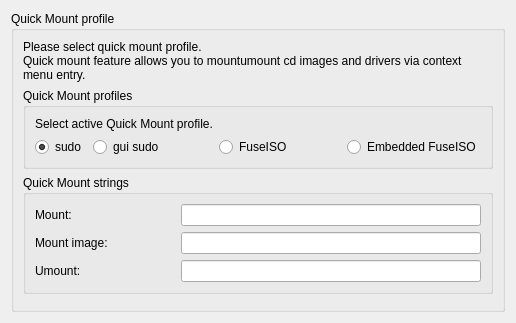
           <widget class="QWidget" name="widgetFirstStartup4" native="true">
            <property name="geometry">
             <rect>
              <x>0</x>
              <y>0</y>
              <width>510</width>
              <height>323</height>
             </rect>
            </property>
            <property name="autoFillBackground">
             <bool>true</bool>
            </property>
            <layout class="QVBoxLayout" name="_56">
             <item>
              <widget class="QGroupBox" name="groupBox_11">
               <property name="autoFillBackground">
                <bool>false</bool>
               </property>
               <property name="title">
                <string>Quick Mount profile </string>
               </property>
               <layout class="QVBoxLayout" name="_57">
                <item>
                 <widget class="QLabel" name="label_6">
                  <property name="sizePolicy">
                   <sizepolicy hsizetype="Preferred" vsizetype="Preferred">
                    <horstretch>0</horstretch>
                    <verstretch>0</verstretch>
                   </sizepolicy>
                  </property>
                  <property name="text">
                   <string>Please select quick mount profile.
Quick mount feature allows you to mountumount cd images and drivers via context menu entry.</string>
                  </property>
                  <property name="wordWrap">
                   <bool>true</bool>
                  </property>
                 </widget>
                </item>
                <item>
                 <widget class="QGroupBox" name="groupBox_16">
                  <property name="title">
                   <string>Quick Mount profiles</string>
                  </property>
                  <layout class="QVBoxLayout" name="verticalLayout_12">
                   <item>
                    <widget class="QLabel" name="label_7">
                     <property name="text">
                      <string>Select active Quick Mount profile.</string>
                     </property>
                    </widget>
                   </item>
                   <item>
                    <widget class="QWidget" name="widget_8" native="true">
                     <property name="sizePolicy">
                      <sizepolicy hsizetype="Preferred" vsizetype="Preferred">
                       <horstretch>0</horstretch>
                       <verstretch>0</verstretch>
                      </sizepolicy>
                     </property>
                     <layout class="QHBoxLayout" name="horizontalLayout_3">
                      <property name="margin">
                       <number>0</number>
                      </property>
                      <item>
                       <widget class="QRadioButton" name="radioDefault">
                        <property name="text">
                         <string>sudo</string>
                        </property>
                        <property name="checked">
                         <bool>true</bool>
                        </property>
                       </widget>
                      </item>
                      <item>
                       <spacer name="horizontalSpacer_3">
                        <property name="orientation">
                         <enum>Qt::Horizontal</enum>
                        </property>
                        <property name="sizeHint" stdset="0">
                         <size>
                          <width>36</width>
                          <height>20</height>
                         </size>
                        </property>
                       </spacer>
                      </item>
                      <item>
                       <widget class="QRadioButton" name="radioDefaultGui">
                        <property name="text">
                         <string>gui sudo</string>
                        </property>
                        <property name="checked">
                         <bool>false</bool>
                        </property>
                       </widget>
                      </item>
                      <item>
                       <spacer name="horizontalSpacer">
                        <property name="orientation">
                         <enum>Qt::Horizontal</enum>
                        </property>
                        <property name="sizeHint" stdset="0">
                         <size>
                          <width>91</width>
                          <height>20</height>
                         </size>
                        </property>
                       </spacer>
                      </item>
                      <item>
                       <widget class="QRadioButton" name="radioFuse">
                        <property name="text">
                         <string>FuseISO</string>
                        </property>
                       </widget>
                      </item>
                      <item>
                       <spacer name="horizontalSpacer_2">
                        <property name="orientation">
                         <enum>Qt::Horizontal</enum>
                        </property>
                        <property name="sizeHint" stdset="0">
                         <size>
                          <width>91</width>
                          <height>20</height>
                         </size>
                        </property>
                       </spacer>
                      </item>
                      <item>
                       <widget class="QRadioButton" name="radioEmbedded">
                        <property name="text">
                         <string>Embedded FuseISO</string>
                        </property>
                       </widget>
                      </item>
                     </layout>
                    </widget>
                   </item>
                  </layout>
                 </widget>
                </item>
                <item>
                 <widget class="QGroupBox" name="groupBox_15">
                  <property name="title">
                   <string>Quick Mount strings</string>
                  </property>
                  <layout class="QVBoxLayout" name="verticalLayout_11">
                   <item>
                    <widget class="QWidget" name="widget_51" native="true">
                     <layout class="QHBoxLayout" name="_6">
                      <property name="margin">
                       <number>0</number>
                      </property>
                      <item>
                       <widget class="QLabel" name="label_56">
                        <property name="minimumSize">
                         <size>
                          <width>140</width>
                          <height>0</height>
                         </size>
                        </property>
                        <property name="maximumSize">
                         <size>
                          <width>140</width>
                          <height>16777215</height>
                         </size>
                        </property>
                        <property name="text">
                         <string>Mount:</string>
                        </property>
                       </widget>
                      </item>
                      <item>
                       <widget class="QLineEdit" name="txtMountString">
                        <property name="inputMask">
                         <string/>
                        </property>
                       </widget>
                      </item>
                     </layout>
                    </widget>
                   </item>
                   <item>
                    <widget class="QWidget" name="widget_52" native="true">
                     <layout class="QHBoxLayout" name="_58">
                      <property name="margin">
                       <number>0</number>
                      </property>
                      <item>
                       <widget class="QLabel" name="label_57">
                        <property name="minimumSize">
                         <size>
                          <width>140</width>
                          <height>0</height>
                         </size>
                        </property>
                        <property name="maximumSize">
                         <size>
                          <width>140</width>
                          <height>16777215</height>
                         </size>
                        </property>
                        <property name="text">
                         <string>Mount image:</string>
                        </property>
                       </widget>
                      </item>
                      <item>
                       <widget class="QLineEdit" name="txtMountImageString">
                        <property name="inputMask">
                         <string/>
                        </property>
                       </widget>
                      </item>
                     </layout>
                    </widget>
                   </item>
                   <item>
                    <widget class="QWidget" name="widget_53" native="true">
                     <layout class="QHBoxLayout" name="_59">
                      <property name="margin">
                       <number>0</number>
                      </property>
                      <item>
                       <widget class="QLabel" name="label_58">
                        <property name="minimumSize">
                         <size>
                          <width>140</width>
                          <height>0</height>
                         </size>
                        </property>
                        <property name="maximumSize">
                         <size>
                          <width>140</width>
                          <height>16777215</height>
                         </size>
                        </property>
                        <property name="text">
                         <string>Umount:</string>
                        </property>
                       </widget>
                      </item>
                      <item>
                       <widget class="QLineEdit" name="txtUmountString">
                        <property name="inputMask">
                         <string/>
                        </property>
                       </widget>
                      </item>
                     </layout>
                    </widget>
                   </item>
                  </layout>
                 </widget>
                </item>
                <item>
                 <spacer>
                  <property name="orientation">
                   <enum>Qt::Vertical</enum>
                  </property>
                  <property name="sizeHint" stdset="0">
                   <size>
                    <width>470</width>
                    <height>16</height>
                   </size>
                  </property>
                 </spacer>
                </item>
               </layout>
              </widget>
             </item>
            </layout>
           </widget>
